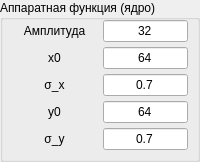
              <widget class="QGroupBox" name="groupBox_dome_kernels">
               <property name="title">
                <string>Аппаратная функция (ядро)</string>
               </property>
               <layout class="QVBoxLayout" name="layout_dome_kernels">
                <property name="spacing">
                 <number>5</number>
                </property>
                <property name="leftMargin">
                 <number>0</number>
                </property>
                <property name="topMargin">
                 <number>0</number>
                </property>
                <property name="rightMargin">
                 <number>0</number>
                </property>
                <property name="bottomMargin">
                 <number>9</number>
                </property>
                <item>
                 <widget class="QWidget" name="widget_amplitude_4" native="true">
                  <property name="sizePolicy">
                   <sizepolicy hsizetype="Preferred" vsizetype="Maximum">
                    <horstretch>0</horstretch>
                    <verstretch>0</verstretch>
                   </sizepolicy>
                  </property>
                  <layout class="QHBoxLayout" name="layout_amplitude_4" stretch="1,1">
                   <property name="topMargin">
                    <number>0</number>
                   </property>
                   <property name="bottomMargin">
                    <number>0</number>
                   </property>
                   <item>
                    <widget class="QLabel" name="label_text_amplitude_kernels">
                     <property name="text">
                      <string>Амплитуда</string>
                     </property>
                     <property name="alignment">
                      <set>Qt::AlignCenter</set>
                     </property>
                    </widget>
                   </item>
                   <item>
                    <widget class="QLineEdit" name="lineEdit_amplitude_kernels">
                     <property name="text">
                      <string>32</string>
                     </property>
                     <property name="alignment">
                      <set>Qt::AlignCenter</set>
                     </property>
                    </widget>
                   </item>
                  </layout>
                 </widget>
                </item>
                <item>
                 <widget class="QWidget" name="widget_x0_4" native="true">
                  <property name="sizePolicy">
                   <sizepolicy hsizetype="Preferred" vsizetype="Maximum">
                    <horstretch>0</horstretch>
                    <verstretch>0</verstretch>
                   </sizepolicy>
                  </property>
                  <layout class="QHBoxLayout" name="layout_x0_4" stretch="1,1">
                   <property name="topMargin">
                    <number>0</number>
                   </property>
                   <property name="bottomMargin">
                    <number>0</number>
                   </property>
                   <item>
                    <widget class="QLabel" name="label_text_x0_kernels">
                     <property name="text">
                      <string>x0</string>
                     </property>
                     <property name="alignment">
                      <set>Qt::AlignCenter</set>
                     </property>
                    </widget>
                   </item>
                   <item>
                    <widget class="QLineEdit" name="lineEdit_x0_kernels">
                     <property name="text">
                      <string>64</string>
                     </property>
                     <property name="alignment">
                      <set>Qt::AlignCenter</set>
                     </property>
                    </widget>
                   </item>
                  </layout>
                 </widget>
                </item>
                <item>
                 <widget class="QWidget" name="widget_sigma_x_4" native="true">
                  <property name="sizePolicy">
                   <sizepolicy hsizetype="Preferred" vsizetype="Maximum">
                    <horstretch>0</horstretch>
                    <verstretch>0</verstretch>
                   </sizepolicy>
                  </property>
                  <layout class="QHBoxLayout" name="layout_sigma_x_4" stretch="1,1">
                   <property name="topMargin">
                    <number>0</number>
                   </property>
                   <property name="bottomMargin">
                    <number>0</number>
                   </property>
                   <item>
                    <widget class="QLabel" name="label_text_sigma_x_kernels">
                     <property name="text">
                      <string>σ_x</string>
                     </property>
                     <property name="alignment">
                      <set>Qt::AlignCenter</set>
                     </property>
                    </widget>
                   </item>
                   <item>
                    <widget class="QLineEdit" name="lineEdit_sigma_x_kernels">
                     <property name="text">
                      <string>0.7</string>
                     </property>
                     <property name="alignment">
                      <set>Qt::AlignCenter</set>
                     </property>
                    </widget>
                   </item>
                  </layout>
                 </widget>
                </item>
                <item>
                 <widget class="QWidget" name="widget_y0_4" native="true">
                  <property name="sizePolicy">
                   <sizepolicy hsizetype="Preferred" vsizetype="Maximum">
                    <horstretch>0</horstretch>
                    <verstretch>0</verstretch>
                   </sizepolicy>
                  </property>
                  <layout class="QHBoxLayout" name="layout_y0_4" stretch="1,1">
                   <property name="topMargin">
                    <number>0</number>
                   </property>
                   <property name="bottomMargin">
                    <number>0</number>
                   </property>
                   <item>
                    <widget class="QLabel" name="label_text_y0_kernels">
                     <property name="text">
                      <string>y0</string>
                     </property>
                     <property name="alignment">
                      <set>Qt::AlignCenter</set>
                     </property>
                    </widget>
                   </item>
                   <item>
                    <widget class="QLineEdit" name="lineEdit_y0_kernels">
                     <property name="text">
                      <string>64</string>
                     </property>
                     <property name="alignment">
                      <set>Qt::AlignCenter</set>
                     </property>
                    </widget>
                   </item>
                  </layout>
                 </widget>
                </item>
                <item>
                 <widget class="QWidget" name="widget_sigma_y_4" native="true">
                  <property name="sizePolicy">
                   <sizepolicy hsizetype="Preferred" vsizetype="Maximum">
                    <horstretch>0</horstretch>
                    <verstretch>0</verstretch>
                   </sizepolicy>
                  </property>
                  <layout class="QHBoxLayout" name="layout_sigma_y_4" stretch="1,1">
                   <property name="topMargin">
                    <number>0</number>
                   </property>
                   <property name="bottomMargin">
                    <number>0</number>
                   </property>
                   <item>
                    <widget class="QLabel" name="label_text_sigma_y_kernels">
                     <property name="text">
                      <string>σ_y</string>
                     </property>
                     <property name="alignment">
                      <set>Qt::AlignCenter</set>
                     </property>
                    </widget>
                   </item>
                   <item>
                    <widget class="QLineEdit" name="lineEdit_sigma_y_kernels">
                     <property name="text">
                      <string>0.7</string>
                     </property>
                     <property name="alignment">
                      <set>Qt::AlignCenter</set>
                     </property>
                    </widget>
                   </item>
                  </layout>
                 </widget>
                </item>
               </layout>
              </widget>
